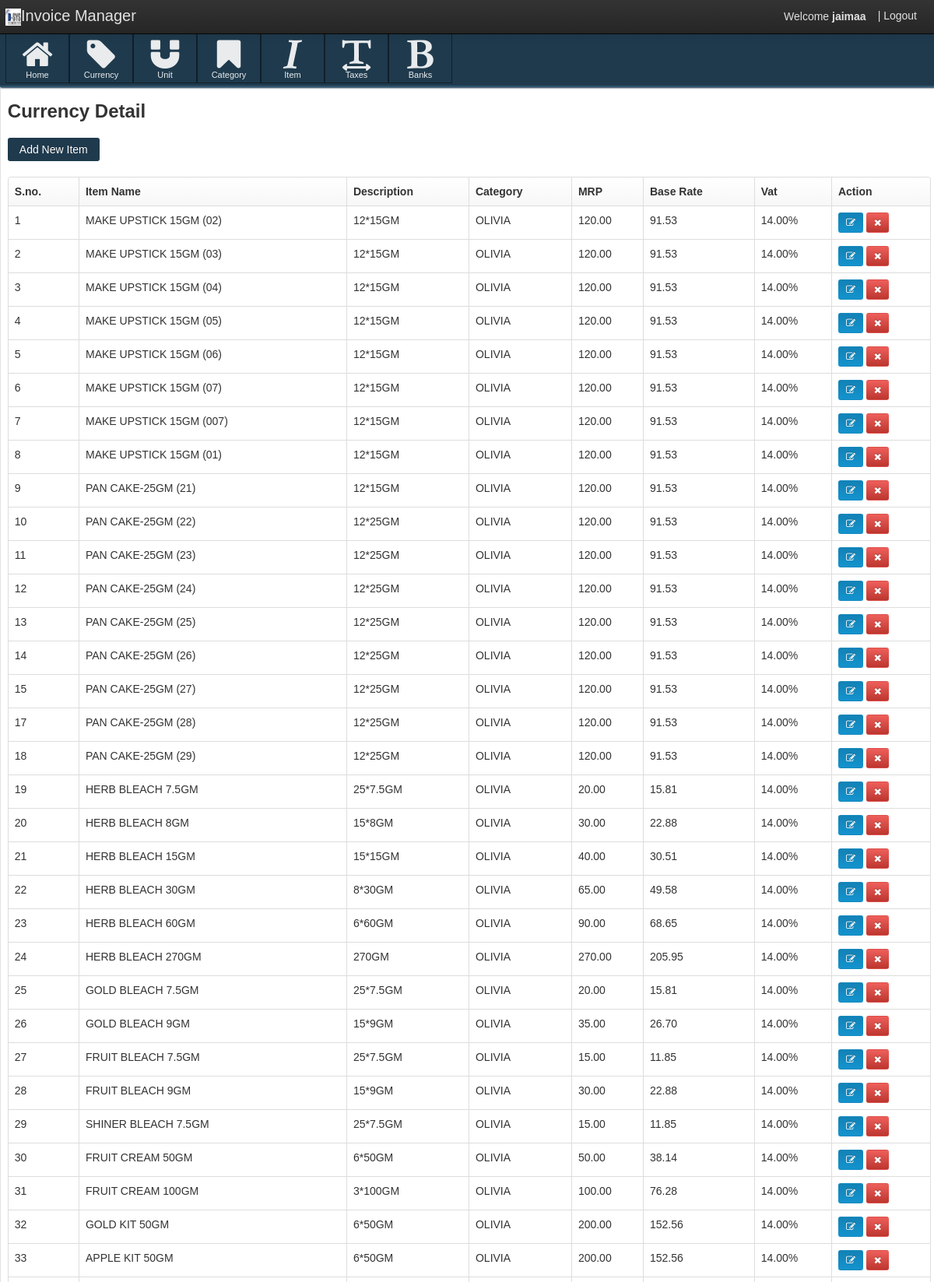
/JAIGST/item_mgmt.php (signed in, upper part), run on the app's committed database.
### tables this page shows
CREATE TABLE `item` (
  `item_id` bigint(100) NOT NULL,
  `item` varchar(100) NOT NULL,
  `description` varchar(200) NOT NULL,
  `category` varchar(50) NOT NULL,
  `MRP` decimal(10,2) NOT NULL,
  `baserate` decimal(10,2) NOT NULL,
  `vat` decimal(10,2) NOT NULL
);

CREATE TABLE `category` (
  `category_id` bigint(100) NOT NULL,
  `category` varchar(50) NOT NULL,
  `description` varchar(100) NOT NULL
);

### JAIGST/item_mgmt.php (the view, shortened to what this page needs)
<?php
if(isset($_SESSION['login']) && $_SESSION['type']=='Admin')
{
?>
<!DOCTYPE html>
<html lang="en">
<head>
    <link href="css/customize-template.css" type="text/css" media="screen, projection" rel="stylesheet" />
</head>
    <body>
    <div class="navbar navbar-fixed-top">
        <div class="navbar-inner">
            <div class="container">
                <a href="#" class="brand"><img src="images/Dsys Logo.png" width="20px" height="20px" />Invoice Manager</a>
                <div id="app-nav-top-bar" class="nav-collapse">
                   <ul class="nav pull-right">
					<li style="margin-top: 11px;">
						Welcome <strong><?php echo $_SESSION['UserName'] ?> </strong>
					</li>
                        <li>
                            <a href="signout.php">| Logout</a>
                        </li>
                    </ul>
                </div>
            </div>
        </div>
    </div>
    <div id="body-container">
        <div id="body-content">
            <div class="body-nav body-nav-horizontal body-nav-fixed">
                <div class="container">
                   			<ul> <li>
                                    <a href="dashboard.php">
                                        <i class="icon-home icon-large"></i> Home
                                    </a>
                                </li>
								<li>
                                    <a href="currency_mgmt.php">
                                        <i class="icon-tag icon-large"></i> Currency
                                    </a>
                                </li>
                                <li>
                                    <a href="unit_mgmt.php">
                                        <i class="icon-magnet icon-large"></i> Unit
                                    </a>
                                </li>
								<li>
                                    <a href="category_mgmt.php">
                                        <i class="icon-bookmark icon-large"></i> Category
                                    </a>
                                </li>
								<li>
                                    <a href="item_mgmt.php">
                                        <i class="icon-italic icon-large"></i> Item
                                    </a>
                                </li>
								<li>
                                    <a href="tax_mgmt.php">
                                        <i class="icon-text-width icon-large"></i> Taxes
                                    </a>
                                </li>
								<li>
                                    <a href="bank_mgmt.php">
                                        <i class="icon-bold icon-large"></i> Banks
                                    </a>
                                </li>
                    </ul>
                </div>
            </div>
<div class="box">
	<div class="container">
		<section class="content-header">
			<h3>
				Currency Detail
			</h3>
		</section>
	</div>
	<div class="box-content">
		<section id="my-account-security-form" class="page container">
				<div class="container">
					<div class="row">
						<div id="acct-password-row" class="span16">
                        <a href="create_item.php?opt=1"><button id="submit-button" type="button" class="btn btn-primary" name="action" value="" style="margin-bottom:20px">Add New Item</button></a>
                        <div class="box-content box-table">
                            <table id="sample-table" class="table table-hover table-bordered tablesorter">
                                <thead>
                                    <tr>
                                        <th>S.no.</th>
                                        <th>Item Name</th>
                                        <th>Description</th>
                                        <th>Category</th>
                                        <th>MRP</th>
                                        <th>Base Rate</th>
                                        <th>Vat</th>
                                        <th>Action</th>
                                    </tr>
                                </thead>
                                <tbody>
                                <?php
										$res=mysql_query("select item.item_id, item.item, item.description, category.category, item.MRP, item.baserate, item.vat from item join category on item.category=category.category_id");
										while($r=mysql_fetch_array($res))
										{
											echo "<tr><td>".$r[0]."</td><td>".$r[1]."</td><td>".$r[2]."</td><td>".$r[3]."</td><td>".$r[4]."</td><td>".$r[5]."</td><td>".$r[6]."%</td><td class='td-actions'>
                                            	<a href='edit_item.php?opt=3&item_id=$r[0]' class='btn btn-small btn-info'>
                                                	<i class='btn-icon-only icon-edit'></i>
                                            	</a>
                                           		<a href='del_item.php?opt=2&item_id=$r[0]' onClick='confirmDelete();' class='btn btn-small btn-danger'>
                                            	    <i class='btn-icon-only icon-remove'></i>
                                            	</a>
												</td>
			                                    </tr>";
										}
										?>
                                </tbody>
                            </table>
						</div>
					</div>
            	</div>
		</section>
	</div></div>
	</body>
</html>
<?php
}
else
{header('location:signout.php');}
?>

### JAIGST/item_mgmt.php (style rules this page uses)
#body-content { padding-bottom: 0px !important; }
#body-container { height: auto; min-height: 0% !important; }

### data on the page
item: item_id "1", item "MAKE UPSTICK 15GM (02)", description "12*15GM", category.category "OLIVIA", MRP "120.00", baserate "91.53", vat "14.00"
item: item_id "2", item "MAKE UPSTICK 15GM (03)", description "12*15GM", category.category "OLIVIA", MRP "120.00", baserate "91.53", vat "14.00"
item: item_id "3", item "MAKE UPSTICK 15GM (04)", description "12*15GM", category.category "OLIVIA", MRP "120.00", baserate "91.53", vat "14.00"
item: item_id "4", item "MAKE UPSTICK 15GM (05)", description "12*15GM", category.category "OLIVIA", MRP "120.00", baserate "91.53", vat "14.00"
item: item_id "5", item "MAKE UPSTICK 15GM (06)", description "12*15GM", category.category "OLIVIA", MRP "120.00", baserate "91.53", vat "14.00"
item: item_id "6", item "MAKE UPSTICK 15GM (07)", description "12*15GM", category.category "OLIVIA", MRP "120.00", baserate "91.53", vat "14.00"
item: item_id "7", item "MAKE UPSTICK 15GM (007)", description "12*15GM", category.category "OLIVIA", MRP "120.00", baserate "91.53", vat "14.00"
item: item_id "8", item "MAKE UPSTICK 15GM (01)", description "12*15GM", category.category "OLIVIA", MRP "120.00", baserate "91.53", vat "14.00"
item: item_id "9", item "PAN CAKE-25GM (21)", description "12*15GM", category.category "OLIVIA", MRP "120.00", baserate "91.53", vat "14.00"
item: item_id "10", item "PAN CAKE-25GM (22)", description "12*25GM", category.category "OLIVIA", MRP "120.00", baserate "91.53", vat "14.00"
item: item_id "11", item "PAN CAKE-25GM (23)", description "12*25GM", category.category "OLIVIA", MRP "120.00", baserate "91.53", vat "14.00"
item: item_id "12", item "PAN CAKE-25GM (24)", description "12*25GM", category.category "OLIVIA", MRP "120.00", baserate "91.53", vat "14.00"
item: item_id "13", item "PAN CAKE-25GM (25)", description "12*25GM", category.category "OLIVIA", MRP "120.00", baserate "91.53", vat "14.00"
item: item_id "14", item "PAN CAKE-25GM (26)", description "12*25GM", category.category "OLIVIA", MRP "120.00", baserate "91.53", vat "14.00"
item: item_id "15", item "PAN CAKE-25GM (27)", description "12*25GM", category.category "OLIVIA", MRP "120.00", baserate "91.53", vat "14.00"
item: item_id "17", item "PAN CAKE-25GM (28)", description "12*25GM", category.category "OLIVIA", MRP "120.00", baserate "91.53", vat "14.00"
item: item_id "18", item "PAN CAKE-25GM (29)", description "12*25GM", category.category "OLIVIA", MRP "120.00", baserate "91.53", vat "14.00"
item: item_id "19", item "HERB BLEACH 7.5GM", description "25*7.5GM", category.category "OLIVIA", MRP "20.00", baserate "15.81", vat "14.00"
item: item_id "20", item "HERB BLEACH 8GM", description "15*8GM", category.category "OLIVIA", MRP "30.00", baserate "22.88", vat "14.00"
item: item_id "21", item "HERB BLEACH 15GM", description "15*15GM", category.category "OLIVIA", MRP "40.00", baserate "30.51", vat "14.00"
item: item_id "22", item "HERB BLEACH 30GM", description "8*30GM", category.category "OLIVIA", MRP "65.00", baserate "49.58", vat "14.00"
item: item_id "23", item "HERB BLEACH 60GM", description "6*60GM", category.category "OLIVIA", MRP "90.00", baserate "68.65", vat "14.00"
item: item_id "24", item "HERB BLEACH 270GM", description "270GM", category.category "OLIVIA", MRP "270.00", baserate "205.95", vat "14.00"
item: item_id "25", item "GOLD BLEACH 7.5GM", description "25*7.5GM", category.category "OLIVIA", MRP "20.00", baserate "15.81", vat "14.00"
item: item_id "26", item "GOLD BLEACH 9GM", description "15*9GM", category.category "OLIVIA", MRP "35.00", baserate "26.70", vat "14.00"
item: item_id "27", item "FRUIT BLEACH 7.5GM", description "25*7.5GM", category.category "OLIVIA", MRP "15.00", baserate "11.85", vat "14.00"
item: item_id "28", item "FRUIT BLEACH 9GM", description "15*9GM", category.category "OLIVIA", MRP "30.00", baserate "22.88", vat "14.00"
item: item_id "29", item "SHINER BLEACH 7.5GM", description "25*7.5GM", category.category "OLIVIA", MRP "15.00", baserate "11.85", vat "14.00"
item: item_id "30", item "FRUIT CREAM 50GM", description "6*50GM", category.category "OLIVIA", MRP "50.00", baserate "38.14", vat "14.00"
item: item_id "31", item "FRUIT CREAM 100GM", description "3*100GM", category.category "OLIVIA", MRP "100.00", baserate "76.28", vat "14.00"
item: item_id "32", item "GOLD KIT 50GM", description "6*50GM", category.category "OLIVIA", MRP "200.00", baserate "152.56", vat "14.00"
item: item_id "33", item "APPLE KIT 50GM", description "6*50GM", category.category "OLIVIA", MRP "200.00", baserate "152.56", vat "14.00"

### other printed values
$_SESSION['UserName'] "jaimaa"
